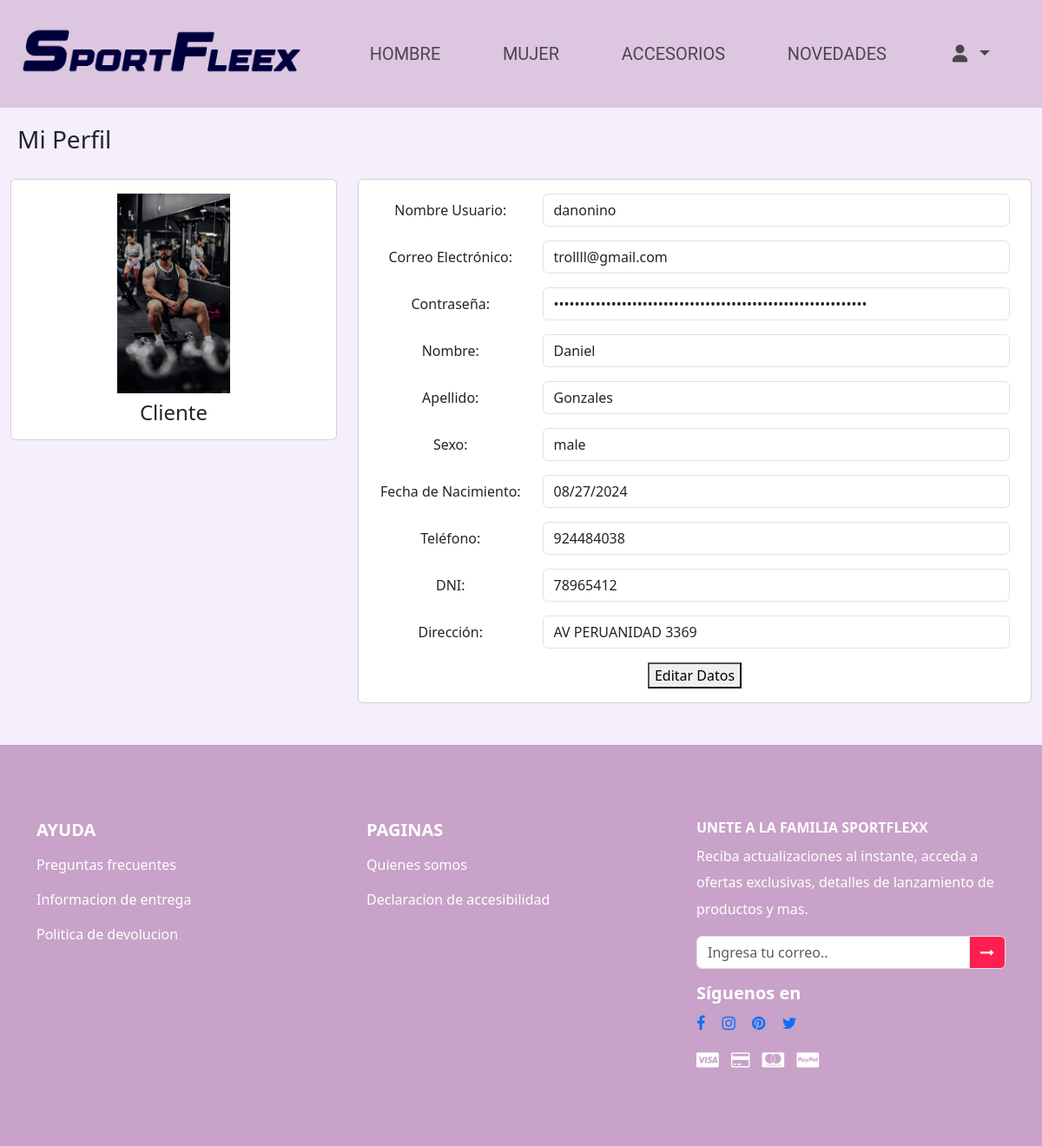
/Cliente/HTML/MiPerfil.php (signed in), run on the app's committed database.
### tables this page shows
CREATE TABLE `cliente` (
  `IdCliente` int(11) NOT NULL,
  `IdUsuario` int(11) NOT NULL,
  `Nombre` varchar(100) NOT NULL,
  `Apellido` varchar(100) NOT NULL,
  `Sexo` varchar(10) DEFAULT NULL,
  `FechaNacimiento` date DEFAULT NULL,
  `Telefono` varchar(20) DEFAULT NULL,
  `Dni` varchar(15) DEFAULT NULL
);

CREATE TABLE `usuario` (
  `IdUsuario` int(11) NOT NULL,
  `NombreUsuario` varchar(100) NOT NULL,
  `CorreoElectronico` varchar(100) NOT NULL,
  `Contrasena` varchar(255) NOT NULL,
  `IdRol` int(11) NOT NULL,
  `Intentos` int(11) DEFAULT 3,
  `Bloqueado` bit(1) DEFAULT b'0'
);

CREATE TABLE `direccion` (
  `IdDireccion` int(11) NOT NULL,
  `IdCliente` int(11) NOT NULL,
  `Direccion` varchar(255) NOT NULL
);

### Cliente/HTML/MiPerfil.php (the view, shortened to what this page needs)
<?php
$IdUsuario = $_SESSION['IdUsuario'];
$obj = new Conectar();
$conexion = $obj->getConexion();
$sql = "SELECT cliente.*, usuario.NombreUsuario, usuario.CorreoElectronico, usuario.Contrasena, direccion.Direccion
        FROM cliente
        INNER JOIN usuario ON cliente.IdUsuario = usuario.IdUsuario
        LEFT JOIN direccion ON cliente.IdCliente = direccion.IdCliente
        WHERE cliente.IdUsuario = ?";
$stmt = mysqli_prepare($conexion, $sql);
mysqli_stmt_bind_param($stmt, "i", $IdUsuario);
mysqli_stmt_execute($stmt);
$resultado = mysqli_stmt_get_result($stmt);
$row = mysqli_fetch_assoc($resultado);
?>
<!DOCTYPE html>
<html lang="en">
<head>
    <link rel="stylesheet" href="https://cdn.jsdelivr.net/npm/bootstrap-icons@1.11.3/font/bootstrap-icons.min.css" />
    <link rel="stylesheet" href="https://cdn.jsdelivr.net/npm/bootstrap@5.2.3/dist/css/bootstrap.min.css" />
    <link rel="stylesheet" href="../EstilosMenus/EstilosMenu.css" />
    <link rel="stylesheet" href="https://cdnjs.cloudflare.com/ajax/libs/font-awesome/5.15.4/css/all.min.css" />
    <link rel="stylesheet" href="https://stackpath.bootstrapcdn.com/bootstrap/5.3.0/css/bootstrap.min.css" />
    <link rel="stylesheet" href="https://cdn.jsdelivr.net/npm/bootstrap-icons/font/bootstrap-icons.css" />
    <link rel="stylesheet" href="https://cdnjs.cloudflare.com/ajax/libs/font-awesome/6.0.0-beta3/css/all.min.css" />
    <link rel="stylesheet" href="https://cdnjs.cloudflare.com/ajax/libs/font-awesome/4.7.0/css/font-awesome.min.css" />
    <link rel="stylesheet" href="https://cdnjs.cloudflare.com/ajax/libs/twitter-bootstrap/5.2.0/js/bootstrap.min.js" />
</head>
<body>
<?php include_once "navbar.php"; ?>
        <div class="page-wrapper">
            <div class="container-fluid">
                <div class="row page-titles">
                    <div class="col-md-5 align-self-center" style="padding: 20px">
                        <h3 class="text-themecolor">Mi Perfil</h3>
                    </div>
                </div>
                <div class="row">
                    <div class="col-lg-4 col-xlg-3">
                        <div class="card">
                            <div class="card-body">
                                <center class="m-t-30">
                                    <img src="../ImagenQuienesSomos/imagen3.jpg" class="img-circle profile-img"
                                        width="130" />
                                    <h4 class="card-subtitle mt-2">Cliente</h4>
                                </center>
                            </div>
                        </div>
                    </div>
                    <div class="col-lg-8 col-xlg-9">
                        <div class="card">
                            <div class="card-body">
                                <?php if ($row) { ?>
                                <form class="form-horizontal form-material mx-2" id="profileForm" action="guardar_perfil.php" method="POST">
                                    <div class="row mb-3">
                                        <label for="editNombreUsuario" class="col-md-3 col-form-label">Nombre
                                            Usuario:</label>
                                        <div class="col-md-9">
                                            <input type="text" class="form-control" id="editNombreUsuario"
                                                name="NombreUsuario" value="<?php echo $row['NombreUsuario']; ?>" readonly>
                                        </div>
                                    </div>
                                    <div class="row mb-3">
                                        <label for="editCorreoElectronico" class="col-md-3 col-form-label">Correo
                                            Electrónico:</label>
                                        <div class="col-md-9">
                                            <input type="email" class="form-control" id="editCorreoElectronico"
                                                name="CorreoElectronico"
                                                value="<?php echo $row['CorreoElectronico']; ?>" readonly>
                                        </div>
                                    </div>
                                    <div class="row mb-3">
                                        <label for="editContrasena" class="col-md-3 col-form-label">Contraseña:</label>
                                        <div class="col-md-9">
                                            <input type="password" class="form-control" id="editContrasena"
                                                name="Contrasena" value="<?php echo $row['Contrasena']; ?>" readonly>
                                        </div>
                                    </div>
                                    <div class="row mb-3">
                                        <label for="editNombre" class="col-md-3 col-form-label">Nombre:</label>
                                        <div class="col-md-9">
                                            <input type="text" class="form-control" id="editNombre" name="Nombre"
                                                value="<?php echo $row['Nombre']; ?>" readonly>
                                        </div>
                                    </div>
                                    <div class="row mb-3">
                                        <label for="editApellido" class="col-md-3 col-form-label">Apellido:</label>
                                        <div class="col-md-9">
                                            <input type="text" class="form-control" id="editApellido" name="Apellido"
                                                value="<?php echo $row['Apellido']; ?>" readonly>
                                        </div>
                                    </div>
                                    <div class="row mb-3">
                                        <label for="editSexo" class="col-md-3 col-form-label">Sexo:</label>
                                        <div class="col-md-9">
                                            <input type="text" class="form-control" id="editSexo" name="Sexo"
                                                value="<?php echo $row['Sexo']; ?>" readonly>
                                        </div>
                                    </div>
                                    <div class="row mb-3">
                                        <label for="editFechaNacimiento" class="col-md-3 col-form-label">Fecha de
                                            Nacimiento:</label>
                                        <div class="col-md-9">
                                            <input type="date" class="form-control" id="editFechaNacimiento"
                                                name="FechaNacimiento" value="<?php echo $row['FechaNacimiento']; ?>" readonly>
                                        </div>
                                    </div>
                                    <div class="row mb-3">
                                        <label for="editTelefono" class="col-md-3 col-form-label">Teléfono:</label>
                                        <div class="col-md-9">
                                            <input type="text" class="form-control" id="editTelefono" name="Telefono"
                                                value="<?php echo $row['Telefono']; ?>" readonly>
                                        </div>
                                    </div>
                                    <div class="row mb-3">
                                        <label for="editDni" class="col-md-3 col-form-label">DNI:</label>
                                        <div class="col-md-9">
                                            <input type="text" class="form-control" id="editDni" name="Dni"
                                                value="<?php echo $row['Dni']; ?>" readonly>
                                        </div>
                                    </div>
                                    <div class="row mb-3">
                                        <label for="editDireccion" class="col-md-3 col-form-label">Dirección:</label>
                                        <div class="col-md-9">
                                            <input type="text" class="form-control" id="editDireccion" name="Direccion"
                                                value="<?php echo isset($row['Direccion']) ? $row['Direccion'] : ''; ?>" readonly>
                                        </div>
                                    </div>
                                    <button type="button" id="editButton">Editar Datos</button>
                                </form>
                                <?php } else { ?>
                                <div class="alert alert-danger" role="alert">
                                    No se encontraron datos del usuario.
                                </div>
                                <?php } ?>
                            </div>
                        </div>
                    </div>
                </div>
            </div>
        </div>
    <BR></BR>
<?php include_once "footer.php"; ?>
</body>
</html>

### Cliente/EstilosMenus/EstilosMenu.css (style rules this page uses)
* { text-decoration: none; }
body { background-color: #E2DDDB; }
.card .card-body { text-align: center; }

### Cliente/HTML/MiPerfil.php (style rules this page uses)
body { background: #F5EEFC; }

### data on the page
cliente: NombreUsuario "danonino", CorreoElectronico "trollll@gmail.com", Nombre "Daniel", Apellido "Gonzales", Sexo "male", FechaNacimiento "08/27/2024", Telefono "924484038", Dni "78965412", Direccion "AV PERUANIDAD 3369"
